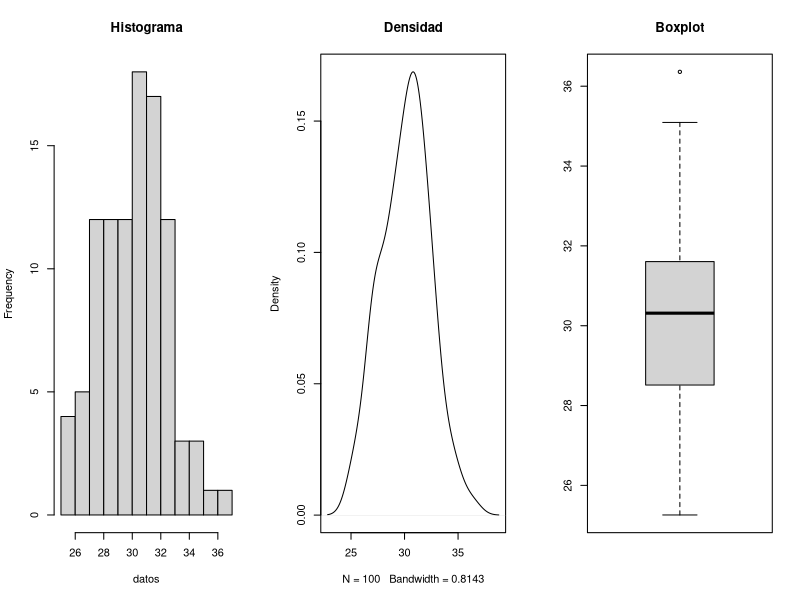

Source code (R):
## ---- chunk 1
knitr::opts_chunk$set(echo = TRUE,message=TRUE, warning=TRUE)
## ---- chunk 2
library(readxl)
library(tidyverse)
# Para enero antes de 1970
lluvia_pampa <- read_excel("lluvia_pampa.xlsx")
tapply(lluvia_pampa$ene[lluvia_pampa$año<1970],
lluvia_pampa$localidad[lluvia_pampa$año<1970], sum)

# Para marzo antes de 1980
tapply(lluvia_pampa$mar[lluvia_pampa$año<1980],
lluvia_pampa$localidad[lluvia_pampa$año<1980],sum)

# Para agosto antes del 2000
tapply(lluvia_pampa$ago[lluvia_pampa$año<2000],
lluvia_pampa$localidad[lluvia_pampa$año<2000], sum)

# O en tidyverse:
lluvia_pampa %>%
    filter(año<1970) %>%
    group_by(localidad) %>%
    summarise(total_enero = sum(ene))

lluvia_pampa %>%
filter(año<1980) %>%
group_by(localidad) %>%
summarise(total_marzo = sum(mar))

lluvia_pampa %>%
filter(año<2000) %>%
group_by(localidad) %>%
summarise(total_agosto = sum(ago))
## ---- chunk 3
suma_mes_anio <- function (dataset, anio, mes) {
dataset %>%
filter(año<anio) %>%
group_by(localidad) %>%
summarise(total = sum({{mes}}))
}
suma_mes_anio(lluvia_pampa, 2020, ene)
## ---- chunk 4
suma_mes_anio_base <- function (dataset, anio, mes) {
  dataset=lluvia_pampa
  mes="ene"
  anio=1973
   tapply(dataset[[mes]][dataset$año<anio], 
          dataset$localidad[dataset$año<anio], sum)
} 

suma_mes_anio(lluvia_pampa, 1973, ene)
## ---- chunk 5
datos<- rnorm(100, 5, 2)
head(datos)
## ---- chunk 6
sim_normal <- function(n,mu,s) {
  datos<-rnorm(n, mu, s)
  par(mfrow = c(1, 3))
  hist(datos, main="Histograma")
  plot(density(datos), main="Densidad")
  boxplot(datos,main="Boxplot")
  par(mfrow = c(1, 1))
  (valores<- c(n,mu,s))
  names(valores)<-c("n", "media","desvio")
  print(valores)
}

sim_normal(100,30,2)
## ---- chunk 7
set.seed(7)  # Para hacer el ejemplo reproducible`
edad<- sample(20:45, 20, replace = T)  # edad`
sexo<- sample(c("M", "F"), 20, replace = T)  # sexo`
lugar<-sample(c("capital", "provincia"), 20, replace = T) 
## ---- chunk 8
data<-data.frame(edad, sexo, lugar)
#la media de la edad por sexo
tapply(edad, sexo, mean)
tapply(edad, lugar, mean)
